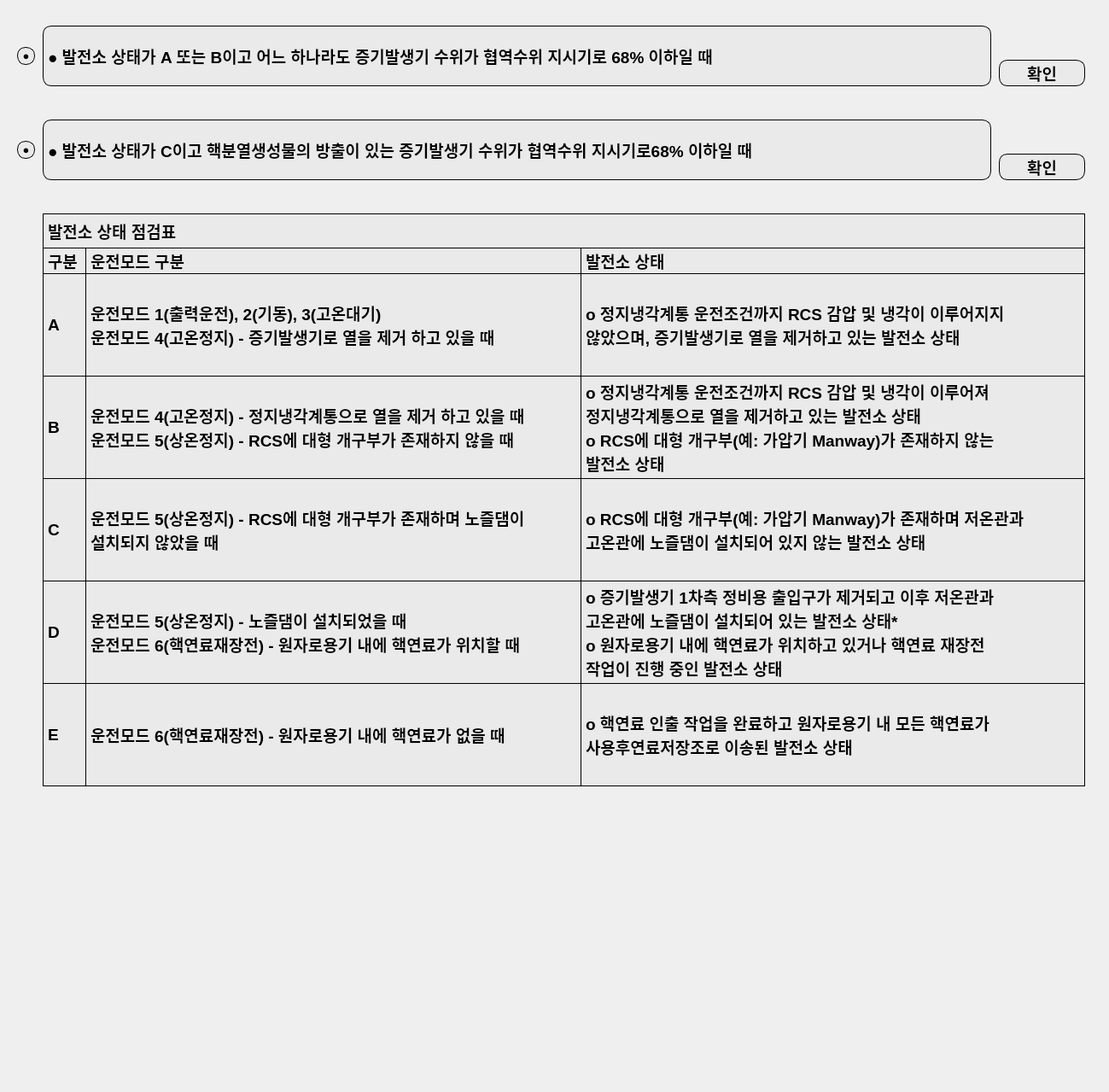
     <widget class="QWidget" name="sa_7_w_7">
      <property name="geometry">
       <rect>
        <x>0</x>
        <y>0</y>
        <width>1299</width>
        <height>1279</height>
       </rect>
      </property>
      <widget class="QPushButton" name="pushButton_36">
       <property name="geometry">
        <rect>
         <x>1170</x>
         <y>70</y>
         <width>101</width>
         <height>31</height>
        </rect>
       </property>
       <property name="font">
        <font>
         <family>Arial</family>
         <pointsize>14</pointsize>
         <weight>75</weight>
         <bold>true</bold>
        </font>
       </property>
       <property name="styleSheet">
        <string notr="true">border-top-left-radius: 10px;
border-top-right-radius: 10px;
border-bottom-right-radius: 10px;
border-bottom-left-radius: 10px;
background-color: rgb(234, 234, 234);
border: 1px solid black;</string>
       </property>
       <property name="text">
        <string>확인</string>
       </property>
      </widget>
      <widget class="QPushButton" name="pushButton_34">
       <property name="geometry">
        <rect>
         <x>20</x>
         <y>55</y>
         <width>21</width>
         <height>21</height>
        </rect>
       </property>
       <property name="font">
        <font>
         <pointsize>10</pointsize>
        </font>
       </property>
       <property name="styleSheet">
        <string notr="true">border-top-left-radius: 10px;
border-top-right-radius: 10px;
border-bottom-right-radius: 10px;
border-bottom-left-radius: 10px;
background-color: rgb(234, 234, 234);
border: 1px solid black;</string>
       </property>
       <property name="text">
        <string>●</string>
       </property>
      </widget>
      <widget class="QPushButton" name="pushButton_38">
       <property name="geometry">
        <rect>
         <x>1170</x>
         <y>180</y>
         <width>101</width>
         <height>31</height>
        </rect>
       </property>
       <property name="font">
        <font>
         <family>Arial</family>
         <pointsize>14</pointsize>
         <weight>75</weight>
         <bold>true</bold>
        </font>
       </property>
       <property name="styleSheet">
        <string notr="true">border-top-left-radius: 10px;
border-top-right-radius: 10px;
border-bottom-right-radius: 10px;
border-bottom-left-radius: 10px;
background-color: rgb(234, 234, 234);
border: 1px solid black;</string>
       </property>
       <property name="text">
        <string>확인</string>
       </property>
      </widget>
      <widget class="QPushButton" name="pushButton_39">
       <property name="geometry">
        <rect>
         <x>20</x>
         <y>165</y>
         <width>21</width>
         <height>21</height>
        </rect>
       </property>
       <property name="font">
        <font>
         <pointsize>10</pointsize>
        </font>
       </property>
       <property name="styleSheet">
        <string notr="true">border-top-left-radius: 10px;
border-top-right-radius: 10px;
border-bottom-right-radius: 10px;
border-bottom-left-radius: 10px;
background-color: rgb(234, 234, 234);
border: 1px solid black;</string>
       </property>
       <property name="text">
        <string>●</string>
       </property>
      </widget>
      <widget class="QLabel" name="label_5">
       <property name="geometry">
        <rect>
         <x>50</x>
         <y>290</y>
         <width>51</width>
         <height>31</height>
        </rect>
       </property>
       <property name="font">
        <font>
         <family>Arial</family>
         <pointsize>14</pointsize>
         <weight>75</weight>
         <bold>true</bold>
        </font>
       </property>
       <property name="styleSheet">
        <string notr="true">border-top-left-radius: 0px;
border-top-right-radius: 0px;
border-bottom-right-radius: 0px;
border-bottom-left-radius: 0px;
background-color: rgb(234, 234, 234);
border: 1px solid black;</string>
       </property>
       <property name="text">
        <string>구분</string>
       </property>
      </widget>
      <widget class="QLabel" name="label_7">
       <property name="geometry">
        <rect>
         <x>100</x>
         <y>290</y>
         <width>581</width>
         <height>31</height>
        </rect>
       </property>
       <property name="font">
        <font>
         <family>Arial</family>
         <pointsize>14</pointsize>
         <weight>75</weight>
         <bold>true</bold>
        </font>
       </property>
       <property name="styleSheet">
        <string notr="true">border-top-left-radius: 0px;
border-top-right-radius: 0px;
border-bottom-right-radius: 0px;
border-bottom-left-radius: 0px;
background-color: rgb(234, 234, 234);
border: 1px solid black;</string>
       </property>
       <property name="text">
        <string>운전모드 구분</string>
       </property>
      </widget>
      <widget class="QLabel" name="label_31">
       <property name="geometry">
        <rect>
         <x>50</x>
         <y>250</y>
         <width>1221</width>
         <height>41</height>
        </rect>
       </property>
       <property name="font">
        <font>
         <family>Arial</family>
         <pointsize>14</pointsize>
         <weight>75</weight>
         <bold>true</bold>
        </font>
       </property>
       <property name="styleSheet">
        <string notr="true">border-top-left-radius: 0px;
border-top-right-radius: 0px;
border-bottom-right-radius: 0px;
border-bottom-left-radius: 0px;
background-color: rgb(234, 234, 234);
border: 1px solid black;</string>
       </property>
       <property name="text">
        <string>발전소 상태 점검표</string>
       </property>
       <property name="margin">
        <number>0</number>
       </property>
       <property name="indent">
        <number>-1</number>
       </property>
       <property name="openExternalLinks">
        <bool>false</bool>
       </property>
      </widget>
      <widget class="QLabel" name="label_32">
       <property name="geometry">
        <rect>
         <x>50</x>
         <y>320</y>
         <width>51</width>
         <height>121</height>
        </rect>
       </property>
       <property name="font">
        <font>
         <family>Arial</family>
         <pointsize>14</pointsize>
         <weight>75</weight>
         <bold>true</bold>
        </font>
       </property>
       <property name="styleSheet">
        <string notr="true">border-top-left-radius: 0px;
border-top-right-radius: 0px;
border-bottom-right-radius: 0px;
border-bottom-left-radius: 0px;
background-color: rgb(234, 234, 234);
border: 1px solid black;</string>
       </property>
       <property name="text">
        <string>A</string>
       </property>
      </widget>
      <widget class="QLabel" name="label_33">
       <property name="geometry">
        <rect>
         <x>100</x>
         <y>320</y>
         <width>581</width>
         <height>121</height>
        </rect>
       </property>
       <property name="font">
        <font>
         <family>Arial</family>
         <pointsize>14</pointsize>
         <weight>75</weight>
         <bold>true</bold>
        </font>
       </property>
       <property name="styleSheet">
        <string notr="true">border-top-left-radius: 0px;
border-top-right-radius: 0px;
border-bottom-right-radius: 0px;
border-bottom-left-radius: 0px;
background-color: rgb(234, 234, 234);
border: 1px solid black;</string>
       </property>
       <property name="text">
        <string>운전모드 1(출력운전), 2(기동), 3(고온대기)
운전모드 4(고온정지) - 증기발생기로 열을 제거 하고 있을 때</string>
       </property>
       <property name="textFormat">
        <enum>Qt::AutoText</enum>
       </property>
       <property name="scaledContents">
        <bool>true</bool>
       </property>
       <property name="wordWrap">
        <bool>true</bool>
       </property>
      </widget>
      <widget class="QLabel" name="label_34">
       <property name="geometry">
        <rect>
         <x>100</x>
         <y>440</y>
         <width>581</width>
         <height>121</height>
        </rect>
       </property>
       <property name="font">
        <font>
         <family>Arial</family>
         <pointsize>14</pointsize>
         <weight>75</weight>
         <bold>true</bold>
        </font>
       </property>
       <property name="styleSheet">
        <string notr="true">border-top-left-radius: 0px;
border-top-right-radius: 0px;
border-bottom-right-radius: 0px;
border-bottom-left-radius: 0px;
background-color: rgb(234, 234, 234);
border: 1px solid black;</string>
       </property>
       <property name="text">
        <string>운전모드 4(고온정지) - 정지냉각계통으로 열을 제거 하고 있을 때
운전모드 5(상온정지) - RCS에 대형 개구부가 존재하지 않을 때</string>
       </property>
      </widget>
      <widget class="QLabel" name="label_8">
       <property name="geometry">
        <rect>
         <x>680</x>
         <y>290</y>
         <width>591</width>
         <height>31</height>
        </rect>
       </property>
       <property name="font">
        <font>
         <family>Arial</family>
         <pointsize>14</pointsize>
         <weight>75</weight>
         <bold>true</bold>
        </font>
       </property>
       <property name="styleSheet">
        <string notr="true">border-top-left-radius: 0px;
border-top-right-radius: 0px;
border-bottom-right-radius: 0px;
border-bottom-left-radius: 0px;
background-color: rgb(234, 234, 234);
border: 1px solid black;</string>
       </property>
       <property name="text">
        <string>발전소 상태</string>
       </property>
      </widget>
      <widget class="QLabel" name="label_35">
       <property name="geometry">
        <rect>
         <x>680</x>
         <y>320</y>
         <width>591</width>
         <height>121</height>
        </rect>
       </property>
       <property name="font">
        <font>
         <family>Arial</family>
         <pointsize>14</pointsize>
         <weight>75</weight>
         <bold>true</bold>
        </font>
       </property>
       <property name="styleSheet">
        <string notr="true">border-top-left-radius: 0px;
border-top-right-radius: 0px;
border-bottom-right-radius: 0px;
border-bottom-left-radius: 0px;
background-color: rgb(234, 234, 234);
border: 1px solid black;</string>
       </property>
       <property name="text">
        <string>o 정지냉각계통 운전조건까지 RCS 감압 및 냉각이 이루어지지 
않았으며, 증기발생기로 열을 제거하고 있는 발전소 상태</string>
       </property>
       <property name="wordWrap">
        <bool>true</bool>
       </property>
      </widget>
      <widget class="QLabel" name="pur_title_7">
       <property name="geometry">
        <rect>
         <x>50</x>
         <y>30</y>
         <width>1111</width>
         <height>71</height>
        </rect>
       </property>
       <property name="font">
        <font>
         <family>Arial</family>
         <pointsize>14</pointsize>
         <weight>75</weight>
         <bold>true</bold>
        </font>
       </property>
       <property name="styleSheet">
        <string notr="true">border-top-left-radius: 10px;
border-top-right-radius: 10px;
border-bottom-right-radius: 10px;
border-bottom-left-radius: 10px;
background-color: rgb(234, 234, 234);
border: 1px solid black;</string>
       </property>
       <property name="text">
        <string>● 발전소 상태가 A 또는 B이고 어느 하나라도 증기발생기 수위가 협역수위 지시기로 68% 이하일 때</string>
       </property>
       <property name="wordWrap">
        <bool>true</bool>
       </property>
      </widget>
      <widget class="QLabel" name="pur_title_8">
       <property name="geometry">
        <rect>
         <x>50</x>
         <y>140</y>
         <width>1111</width>
         <height>71</height>
        </rect>
       </property>
       <property name="font">
        <font>
         <family>Arial</family>
         <pointsize>14</pointsize>
         <weight>75</weight>
         <bold>true</bold>
        </font>
       </property>
       <property name="styleSheet">
        <string notr="true">border-top-left-radius: 10px;
border-top-right-radius: 10px;
border-bottom-right-radius: 10px;
border-bottom-left-radius: 10px;
background-color: rgb(234, 234, 234);
border: 1px solid black;</string>
       </property>
       <property name="text">
        <string>● 발전소 상태가 C이고 핵분열생성물의 방출이 있는 증기발생기 수위가 협역수위 지시기로68% 이하일 때</string>
       </property>
       <property name="wordWrap">
        <bool>true</bool>
       </property>
      </widget>
      <widget class="QLabel" name="label_36">
       <property name="geometry">
        <rect>
         <x>50</x>
         <y>440</y>
         <width>51</width>
         <height>121</height>
        </rect>
       </property>
       <property name="font">
        <font>
         <family>Arial</family>
         <pointsize>14</pointsize>
         <weight>75</weight>
         <bold>true</bold>
        </font>
       </property>
       <property name="styleSheet">
        <string notr="true">border-top-left-radius: 0px;
border-top-right-radius: 0px;
border-bottom-right-radius: 0px;
border-bottom-left-radius: 0px;
background-color: rgb(234, 234, 234);
border: 1px solid black;</string>
       </property>
       <property name="text">
        <string>B</string>
       </property>
      </widget>
      <widget class="QLabel" name="label_37">
       <property name="geometry">
        <rect>
         <x>680</x>
         <y>440</y>
         <width>591</width>
         <height>121</height>
        </rect>
       </property>
       <property name="font">
        <font>
         <family>Arial</family>
         <pointsize>14</pointsize>
         <weight>75</weight>
         <bold>true</bold>
        </font>
       </property>
       <property name="styleSheet">
        <string notr="true">border-top-left-radius: 0px;
border-top-right-radius: 0px;
border-bottom-right-radius: 0px;
border-bottom-left-radius: 0px;
background-color: rgb(234, 234, 234);
border: 1px solid black;</string>
       </property>
       <property name="text">
        <string>o 정지냉각계통 운전조건까지 RCS 감압 및 냉각이 이루어져 
정지냉각계통으로 열을 제거하고 있는 발전소 상태
o RCS에 대형 개구부(예: 가압기 Manway)가 존재하지 않는 
발전소 상태</string>
       </property>
       <property name="wordWrap">
        <bool>true</bool>
       </property>
      </widget>
      <widget class="QLabel" name="label_38">
       <property name="geometry">
        <rect>
         <x>50</x>
         <y>560</y>
         <width>51</width>
         <height>121</height>
        </rect>
       </property>
       <property name="font">
        <font>
         <family>Arial</family>
         <pointsize>14</pointsize>
         <weight>75</weight>
         <bold>true</bold>
        </font>
       </property>
       <property name="styleSheet">
        <string notr="true">border-top-left-radius: 0px;
border-top-right-radius: 0px;
border-bottom-right-radius: 0px;
border-bottom-left-radius: 0px;
background-color: rgb(234, 234, 234);
border: 1px solid black;</string>
       </property>
       <property name="text">
        <string>C</string>
       </property>
      </widget>
      <widget class="QLabel" name="label_39">
       <property name="geometry">
        <rect>
         <x>50</x>
         <y>680</y>
         <width>51</width>
         <height>121</height>
        </rect>
       </property>
       <property name="font">
        <font>
         <family>Arial</family>
         <pointsize>14</pointsize>
         <weight>75</weight>
         <bold>true</bold>
        </font>
       </property>
       <property name="styleSheet">
        <string notr="true">border-top-left-radius: 0px;
border-top-right-radius: 0px;
border-bottom-right-radius: 0px;
border-bottom-left-radius: 0px;
background-color: rgb(234, 234, 234);
border: 1px solid black;</string>
       </property>
       <property name="text">
        <string>D</string>
       </property>
      </widget>
      <widget class="QLabel" name="label_40">
       <property name="geometry">
        <rect>
         <x>50</x>
         <y>800</y>
         <width>51</width>
         <height>121</height>
        </rect>
       </property>
       <property name="font">
        <font>
         <family>Arial</family>
         <pointsize>14</pointsize>
         <weight>75</weight>
         <bold>true</bold>
        </font>
       </property>
       <property name="styleSheet">
        <string notr="true">border-top-left-radius: 0px;
border-top-right-radius: 0px;
border-bottom-right-radius: 0px;
border-bottom-left-radius: 0px;
background-color: rgb(234, 234, 234);
border: 1px solid black;</string>
       </property>
       <property name="text">
        <string>E</string>
       </property>
      </widget>
      <widget class="QLabel" name="label_41">
       <property name="geometry">
        <rect>
         <x>100</x>
         <y>560</y>
         <width>581</width>
         <height>121</height>
        </rect>
       </property>
       <property name="font">
        <font>
         <family>Arial</family>
         <pointsize>14</pointsize>
         <weight>75</weight>
         <bold>true</bold>
        </font>
       </property>
       <property name="styleSheet">
        <string notr="true">border-top-left-radius: 0px;
border-top-right-radius: 0px;
border-bottom-right-radius: 0px;
border-bottom-left-radius: 0px;
background-color: rgb(234, 234, 234);
border: 1px solid black;</string>
       </property>
       <property name="text">
        <string>운전모드 5(상온정지) - RCS에 대형 개구부가 존재하며 노즐댐이 
설치되지 않았을 때</string>
       </property>
       <property name="scaledContents">
        <bool>false</bool>
       </property>
      </widget>
      <widget class="QLabel" name="label_42">
       <property name="geometry">
        <rect>
         <x>100</x>
         <y>680</y>
         <width>581</width>
         <height>121</height>
        </rect>
       </property>
       <property name="font">
        <font>
         <family>Arial</family>
         <pointsize>14</pointsize>
         <weight>75</weight>
         <bold>true</bold>
        </font>
       </property>
       <property name="styleSheet">
        <string notr="true">border-top-left-radius: 0px;
border-top-right-radius: 0px;
border-bottom-right-radius: 0px;
border-bottom-left-radius: 0px;
background-color: rgb(234, 234, 234);
border: 1px solid black;</string>
       </property>
       <property name="text">
        <string>운전모드 5(상온정지) - 노즐댐이 설치되었을 때
운전모드 6(핵연료재장전) - 원자로용기 내에 핵연료가 위치할 때</string>
       </property>
      </widget>
      <widget class="QLabel" name="label_43">
       <property name="geometry">
        <rect>
         <x>100</x>
         <y>800</y>
         <width>581</width>
         <height>121</height>
        </rect>
       </property>
       <property name="font">
        <font>
         <family>Arial</family>
         <pointsize>14</pointsize>
         <weight>75</weight>
         <bold>true</bold>
        </font>
       </property>
       <property name="styleSheet">
        <string notr="true">border-top-left-radius: 0px;
border-top-right-radius: 0px;
border-bottom-right-radius: 0px;
border-bottom-left-radius: 0px;
background-color: rgb(234, 234, 234);
border: 1px solid black;</string>
       </property>
       <property name="text">
        <string>운전모드 6(핵연료재장전) - 원자로용기 내에 핵연료가 없을 때</string>
       </property>
      </widget>
      <widget class="QLabel" name="label_44">
       <property name="geometry">
        <rect>
         <x>680</x>
         <y>560</y>
         <width>591</width>
         <height>121</height>
        </rect>
       </property>
       <property name="font">
        <font>
         <family>Arial</family>
         <pointsize>14</pointsize>
         <weight>75</weight>
         <bold>true</bold>
        </font>
       </property>
       <property name="styleSheet">
        <string notr="true">border-top-left-radius: 0px;
border-top-right-radius: 0px;
border-bottom-right-radius: 0px;
border-bottom-left-radius: 0px;
background-color: rgb(234, 234, 234);
border: 1px solid black;</string>
       </property>
       <property name="text">
        <string>o RCS에 대형 개구부(예: 가압기 Manway)가 존재하며 저온관과 고온관에 노즐댐이 설치되어 있지 않는 발전소 상태</string>
       </property>
       <property name="wordWrap">
        <bool>true</bool>
       </property>
      </widget>
      <widget class="QLabel" name="label_45">
       <property name="geometry">
        <rect>
         <x>680</x>
         <y>680</y>
         <width>591</width>
         <height>121</height>
        </rect>
       </property>
       <property name="font">
        <font>
         <family>Arial</family>
         <pointsize>14</pointsize>
         <weight>75</weight>
         <bold>true</bold>
        </font>
       </property>
       <property name="styleSheet">
        <string notr="true">border-top-left-radius: 0px;
border-top-right-radius: 0px;
border-bottom-right-radius: 0px;
border-bottom-left-radius: 0px;
background-color: rgb(234, 234, 234);
border: 1px solid black;</string>
       </property>
       <property name="text">
        <string>o 증기발생기 1차측 정비용 출입구가 제거되고 이후 저온관과 
고온관에 노즐댐이 설치되어 있는 발전소 상태*
o 원자로용기 내에 핵연료가 위치하고 있거나 핵연료 재장전 
작업이 진행 중인 발전소 상태</string>
       </property>
       <property name="wordWrap">
        <bool>true</bool>
       </property>
      </widget>
      <widget class="QLabel" name="label_46">
       <property name="geometry">
        <rect>
         <x>680</x>
         <y>800</y>
         <width>591</width>
         <height>121</height>
        </rect>
       </property>
       <property name="font">
        <font>
         <family>Arial</family>
         <pointsize>14</pointsize>
         <weight>75</weight>
         <bold>true</bold>
        </font>
       </property>
       <property name="styleSheet">
        <string notr="true">border-top-left-radius: 0px;
border-top-right-radius: 0px;
border-bottom-right-radius: 0px;
border-bottom-left-radius: 0px;
background-color: rgb(234, 234, 234);
border: 1px solid black;</string>
       </property>
       <property name="text">
        <string>o 핵연료 인출 작업을 완료하고 원자로용기 내 모든 핵연료가 
사용후연료저장조로 이송된 발전소 상태</string>
       </property>
       <property name="wordWrap">
        <bool>true</bool>
       </property>
      </widget>
     </widget>
